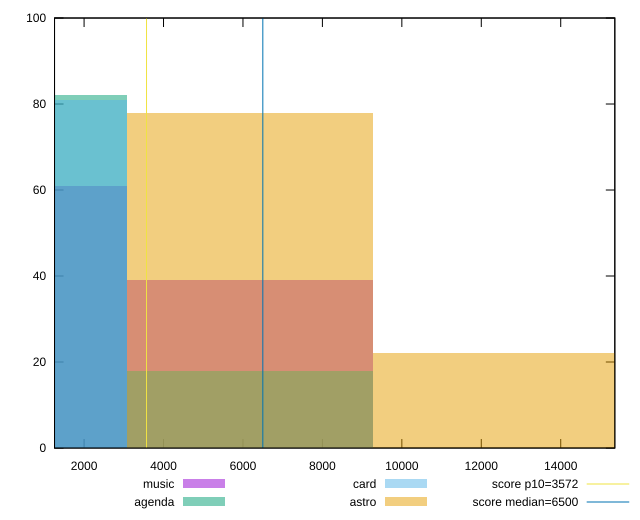

gnuplot code for this plot:
reset

$music <<EOF
6183.935655658327 39
0 61
EOF

$agenda <<EOF
0 82
6183.935655658327 18
EOF

$card <<EOF
0 81
6183.935655658327 18
EOF

$astro <<EOF
6183.935655658327 78
12367.871311316654 22
EOF

set key outside below
set boxwidth 6183.935655658327
set xrange [1255.937:15361.995000000003]
set yrange [0:100]
set trange [0:100]
set style fill transparent solid 0.5 noborder

set parametric
set terminal svg size 640, 520 enhanced background rgb 'white'
set output "reports/report_00027_2021-02-24T12-40-31.850Z/first-cpu-idle/comparison/histogram/all_raw.svg"

plot $music title "music" with boxes, \
     $agenda title "agenda" with boxes, \
     $card title "card" with boxes, \
     $astro title "astro" with boxes, \
     3572,t title "score p10=3572", \
     6500,t title "score median=6500"

reset
